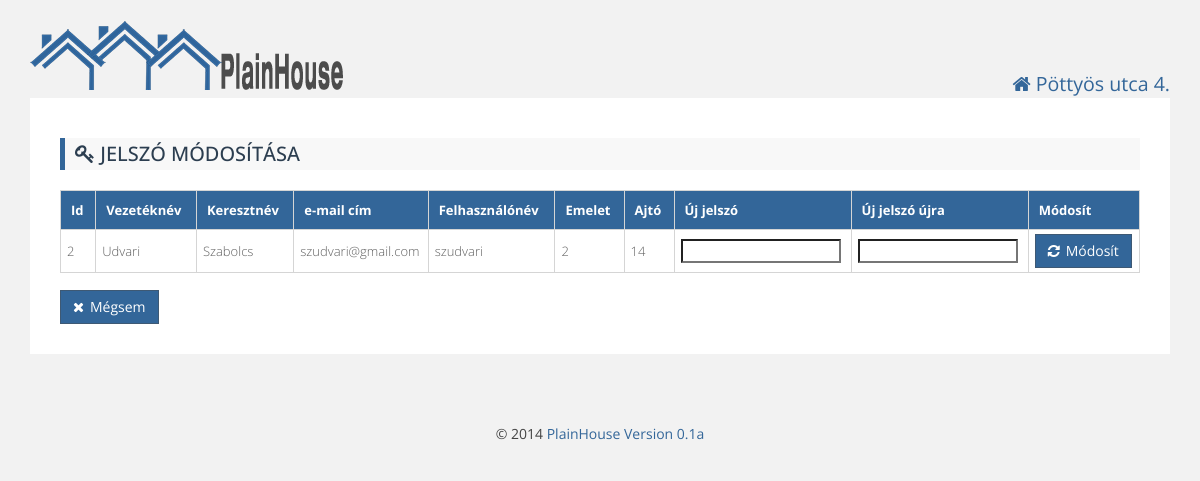
The page /update_upassword.php?uid=2 (signed in) on the database its author committed.
### tables this page shows
CREATE TABLE IF NOT EXISTS `residents` (
  `id` int(11) NOT NULL AUTO_INCREMENT,
  `firstname` varchar(100) NOT NULL,
  `lastname` varchar(100) NOT NULL,
  `email` varchar(100) NOT NULL,
  `username` varchar(25) NOT NULL,
  `password` varchar(512) NOT NULL,
  `depositid` int(11) NOT NULL,
  `active` int(11) NOT NULL DEFAULT '1',
  `admin` int(11) NOT NULL DEFAULT '0',
  PRIMARY KEY (`id`),
  UNIQUE KEY `deposit_id` (`depositid`),
  UNIQUE KEY `e-mail` (`email`)
);

CREATE TABLE IF NOT EXISTS `deposits` (
  `id` int(11) NOT NULL AUTO_INCREMENT,
  `floor` varchar(5) NOT NULL,
  `door` varchar(4) NOT NULL,
  `area` double NOT NULL,
  `residents_no` int(11) NOT NULL,
  `area_ratio` double NOT NULL,
  `resident_name` text NOT NULL,
  PRIMARY KEY (`id`)
);

### db.php (called while the page is built, shortened)
<?php
function getUserData($id) {
    $sql = "SELECT `residents`.`id`,`residents`.`firstname`,`residents`.`lastname`,"
            . "`residents`.`email`,`residents`.`username`,`deposits`.`floor`,"
            . "`deposits`.`door` FROM residents LEFT JOIN `deposits` "
            . "ON `residents`.`depositid` = `deposits`.`id` WHERE `residents`.`id` = $id;";
    $result = mysql_query($sql);
    $array = array();
    while ($row = mysql_fetch_assoc($result)) {
        $array = $row;
    }
    return $array;
}

### update_upassword.php (the view, shortened to what this page needs)
<?php
include_once 'db.php';
include_once 'html.php';
if (($_SESSION["admin"] > 0) || ($_SESSION["userid"] == $_GET["uid"]))
{
    $id = $_GET["uid"];
    $user = getUserData($id);
    $action = $_SERVER["PHP_SELF"] . "?uid=$id";
    echo <<<EOT
   <div class="content">
   <h3 class="primary"><i class="fa fa-key"></i> Jelszó módosítása</h3>
   <form method="post" action="$action" id="passwordchange">
   <table id="responsiveTable" class="large-only" cellspacing="0">
    <tr align="left" class="primary">
    <th>Id</név>
    <th>Vezetéknév</th>
    <th>Keresztnév</th>
    <th>e-mail cím</th>
    <th>Felhasználónév</th>
    <th>Emelet</név>
    <th>Ajtó</név>
    <th>Új jelszó</th>
    <th>Új jelszó újra</th>
    <th>Módosít</th>
    </tr>
    <tbody>
    <tr>
    <td>{$user['id']}</td>
    <td>{$user['firstname']}</td>
    <td>{$user['lastname']}</td>
    <td>{$user['email']}</td>
    <td>{$user['username']}</td>
    <td>{$user['floor']}</td>
    <td>{$user['door']}</td>
    <td><input type="password" name="pass1" data-validation="required" /></td>
    <td><input type="password" name="pass2" data-validation="required" /></td>
    <td>    <button type="input" name="submit" value="módosít" class="btn btn-success btn-icon"><i class="fa fa-refresh"></i>Módosít</button>   </td>
    </tr>
    </tbody>
    </table>
    </form>
EOT;
    echo '<div class="buttons">';
    if ($_SESSION["admin"]>0) {
    echo '<a href="allresidents.php"><button type="input" class="btn btn-success btn-icon"><i class="fa fa-times"></i>Mégsem</button></a>';
    }
    else {
    echo '<a href="mydepo.php"><button type="input" class="btn btn-success btn-icon"><i class="fa fa-times"></i>Mégsem</button></a>';
    }
    echo <<<EOT
    </div>
    </div>
EOT;
}
else
{
    notLoggedIn();
}

### css/style.css (style rules this page uses)
body { background: #f2f2f2; color: #444444; font-family: "Open Sans",sans-serif; font-size: 14px; line-height: 1.42857; }
h1, h2, h3, h4, h5, h6, .h1, .h2, .h3, .h4, .h5, .h6 { font-family: "Open Sans", sans-serif; color: #999999; line-height: 1.1; padding: 2px 0; margin-top: 10px; margin-bottom: 20px; }
h3.primary { background: #f8f8f8; padding: 5px 10px 5px 10px; color: #2c3e50; border-left: 5px solid #336699; font-size: 20px; text-transform: uppercase; }
.container .content { padding: 30px; border-radius: 0; background-color: #ffffff; color: #606060; font-size: 1.2em; font-weight: 200; line-height: 1.4; margin-bottom: 30px; }
.btn { display: inline-block; padding: 6px 12px; margin-bottom: 0; font-size: 14px; font-weight: normal; line-height: 1.428571429; text-align: center; white-space: nowrap; vertical-align: middle; cursor: pointer; border: 1px solid transparent; border-radius: 0; -webkit-user-select: none; -moz-user-select: none; -ms-user-select: none; -o-user-select: none; user-select: none; }
.btn-icon i { margin-right: 6px; }
.btn-success { color: #ffffff; background-color: #336699; border-color: #3e5974; }

### css/plainhome.css (style rules this page uses)
body { padding: 20px 30px; }
a { color: #336699; text-decoration: none; }
table { border-collapse: collapse; border-spacing: 0; width: 100%; margin: 1em 0; //table-layout: fixed; }
tr { border-bottom: 1px solid #d5d5d5; }
th { background: #f5f5f5; color: #444; //font-weight: bold; border-top: 1px solid #d5d5d5; }
th:first-of-type { border-left: 1px solid #d5d5d5; }
th { border-right: 1px solid #d5d5d5; }
td, th { padding: 4px 2px 4px 6px; text-align: left; font-size: 13px; }
td:first-of-type { border-left: 1px solid #d5d5d5; }
td { border-right: 1px solid #d5d5d5; }
.primary th { background: #336699; color: #ffffff; padding: 10px; }

### rows shown on the page
residents: id "2", firstname "Udvari", lastname "Szabolcs", email "szudvari@gmail.com", username "szudvari", depositid.floor "2", depositid.door "14"

### other values the page prints
$house['name'] "Pöttyös utca 4."
$website['version'] "0.1a"
